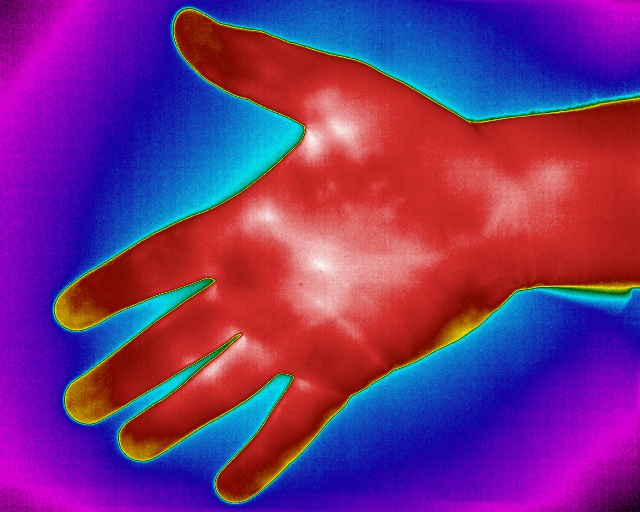
#> input picture Im6.jpg, 640 x 512 px
$ python -i CovertGrayScale.py   (imports and definitions only)
#> lines starting #> are read from the running program, lines starting #| are printed output that depends on the picture; after the words box and inside, x2 and y2 are one past the last pixel; in counts of white or black regions, pixels touching at a corner belong together
import cv2
import imutils
import numpy as np
import argparse
from PIL import Image


# Displaying an image
def show_pic(image, name):
    window_name = name
    cv2.imshow(window_name, image)
    cv2.waitKey(0)


# [43 lines left out: functions edge_detecting, detect_top_bottom_wrist_points, black_background, not called in this run]


class ImageProcessing:

    def __init__(self, image_path):
        # self.image_path = image_path
#> called with image_path = '../Im6.jpg'
        self.image = cv2.imread(image_path)
#> self.image is the input picture: shape (512, 640, 3); mean B, G, R 124.8, 47.9, 117.5

    def black_border(self):
        self.image = self.image[:, :, 1]  # green layer
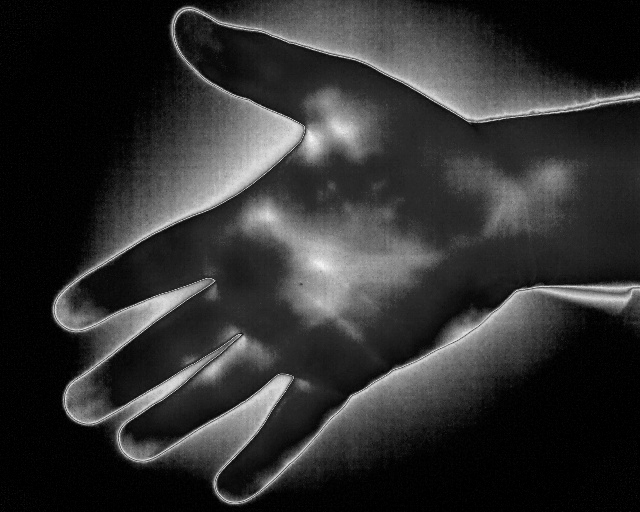
#> self.image: shape (512, 640); min 0, max 249, mean 47.9
        # mask = self.image
        border = cv2.bilateralFilter(self.image, 11, 17, 17)
        mask = cv2.Canny(border, 350, 500)
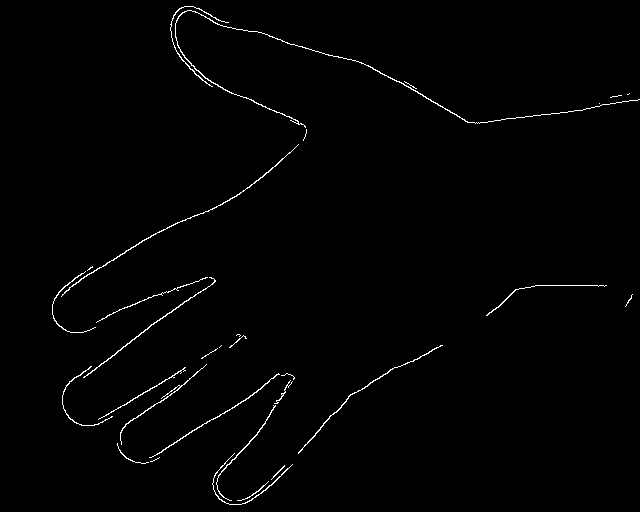
#> mask: shape (512, 640); 1.1% white in thin lines or dots, all inside (x1, y1, x2, y2) = (52, 6, 640, 505)

        rows, columns = self.image.shape
#> rows = 512; columns = 640
        # show_pic(self.image, "edge")

        for j in range(1, rows - 1):
            for i in range(1, columns - 1):
                if mask[j][i] != 0:
                    self.image[j][i] = 0
                    mask[j][i] = 0
                else:
                    mask[j][i] = 255
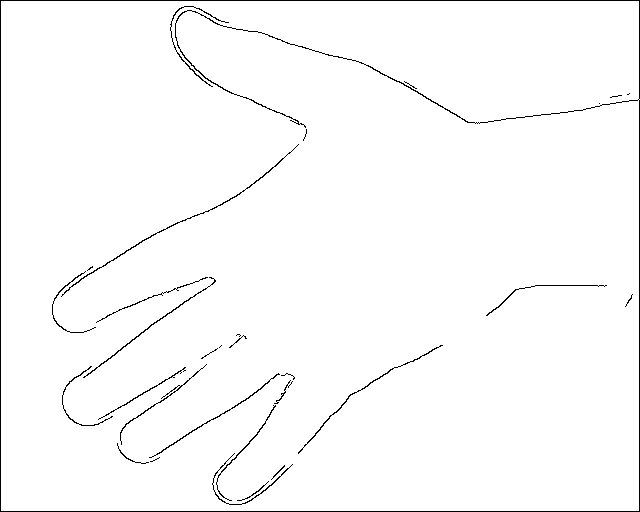
#> mask: shape (512, 640); 98.2% white; black in thin lines or dots
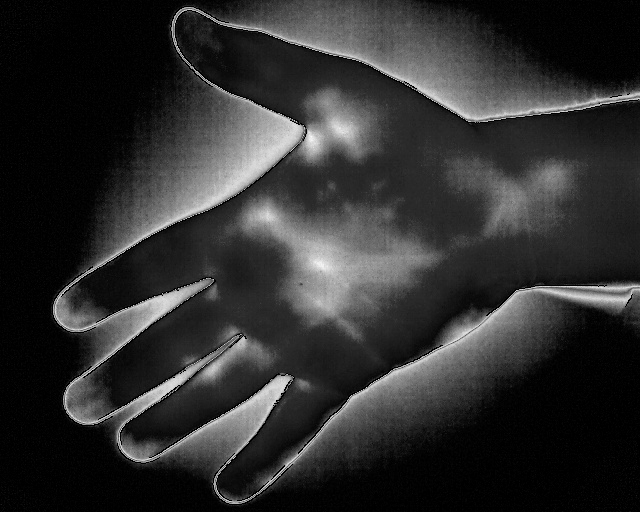
#> self.image: shape (512, 640); 1.07% of pixels changed, all inside (x1, y1, x2, y2) = (52, 6, 639, 505)

        # show_pic(mask, "edge")
        show_pic(self.image, "edge")
        mask = cv2.Canny(border, 350, 500)
        # show_pic(mask, "edge")

    # convert image to gray scale
    # [74 lines left out: functions convert_image_to_gray_scale, convert_gray_scale, not called in this run]

    ''' b_w_image = edge_detecting(self.image , 350, 500)
        show_pic(b_w_image ,"b_w_image")

        for i in range(1, height - 1):
            for j in range(1, width - 1):
                if b_w_image[i][j] != 0:
                    self.image[i][j] = 0
                    break

        for i in range(1, height - 1):
            if ( i < top_wrist ) or ( i > bottom_wrist ):
                for j in range(1, width - 1):
                    if b_w_image[height - i][width - j] != 0:
                        self.image[height - i][width - j] = 0
                        break
                        '''


# [49 lines left out: functions detect_most_left_border_point, rotate_image, not called in this run]

>>> result = ImageProcessing('../Im6.jpg').black_border()
